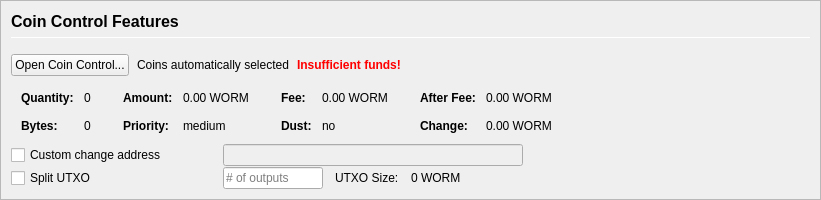
         <widget class="QFrame" name="frameCoinControl">
          <property name="sizePolicy">
           <sizepolicy hsizetype="Expanding" vsizetype="Expanding">
            <horstretch>0</horstretch>
            <verstretch>0</verstretch>
           </sizepolicy>
          </property>
          <property name="maximumSize">
           <size>
            <width>16777215</width>
            <height>16777215</height>
           </size>
          </property>
          <property name="frameShape">
           <enum>QFrame::StyledPanel</enum>
          </property>
          <property name="frameShadow">
           <enum>QFrame::Sunken</enum>
          </property>
          <layout class="QVBoxLayout" name="verticalLayoutCoinControl2">
           <property name="spacing">
            <number>0</number>
           </property>
           <property name="leftMargin">
            <number>0</number>
           </property>
           <property name="topMargin">
            <number>0</number>
           </property>
           <property name="rightMargin">
            <number>0</number>
           </property>
           <property name="bottomMargin">
            <number>0</number>
           </property>
           <item>
            <widget class="QFrame" name="frameCoinControl_BG">
             <layout class="QVBoxLayout" name="verticalLayoutCoinControl" stretch="0,0,0,0,0,0">
              <property name="spacing">
               <number>1</number>
              </property>
              <property name="leftMargin">
               <number>10</number>
              </property>
              <property name="topMargin">
               <number>10</number>
              </property>
              <item>
               <layout class="QHBoxLayout" name="horizontalLayoutCoinControl1">
                <property name="bottomMargin">
                 <number>15</number>
                </property>
                <item>
                 <layout class="QVBoxLayout" name="verticalLayout_3">
                  <property name="spacing">
                   <number>6</number>
                  </property>
                  <item>
                   <widget class="QLabel" name="labelCoinControlFeatures">
                    <property name="sizePolicy">
                     <sizepolicy hsizetype="Preferred" vsizetype="Maximum">
                      <horstretch>0</horstretch>
                      <verstretch>0</verstretch>
                     </sizepolicy>
                    </property>
                    <property name="minimumSize">
                     <size>
                      <width>0</width>
                      <height>20</height>
                     </size>
                    </property>
                    <property name="font">
                     <font>
                      <pointsize>12</pointsize>
                      <weight>75</weight>
                      <bold>true</bold>
                     </font>
                    </property>
                    <property name="styleSheet">
                     <string notr="true">font-weight:bold;</string>
                    </property>
                    <property name="text">
                     <string>Coin Control Features</string>
                    </property>
                   </widget>
                  </item>
                  <item>
                   <widget class="Line" name="line">
                    <property name="minimumSize">
                     <size>
                      <width>0</width>
                      <height>1</height>
                     </size>
                    </property>
                    <property name="maximumSize">
                     <size>
                      <width>16777215</width>
                      <height>1</height>
                     </size>
                    </property>
                    <property name="orientation">
                     <enum>Qt::Horizontal</enum>
                    </property>
                   </widget>
                  </item>
                 </layout>
                </item>
               </layout>
              </item>
              <item>
               <layout class="QHBoxLayout" name="horizontalLayoutCoinControl2" stretch="0,0,0,0">
                <property name="spacing">
                 <number>8</number>
                </property>
                <property name="bottomMargin">
                 <number>10</number>
                </property>
                <item>
                 <widget class="QPushButton" name="pushButtonCoinControl">
                  <property name="styleSheet">
                   <string notr="true"/>
                  </property>
                  <property name="text">
                   <string>Open Coin Control...</string>
                  </property>
                  <property name="autoDefault">
                   <bool>false</bool>
                  </property>
                 </widget>
                </item>
                <item>
                 <widget class="QLabel" name="labelCoinControlAutomaticallySelected">
                  <property name="text">
                   <string>Coins automatically selected</string>
                  </property>
                  <property name="margin">
                   <number>5</number>
                  </property>
                 </widget>
                </item>
                <item>
                 <widget class="QLabel" name="labelCoinControlInsuffFunds">
                  <property name="font">
                   <font>
                    <weight>75</weight>
                    <bold>true</bold>
                   </font>
                  </property>
                  <property name="styleSheet">
                   <string notr="true">color:red;font-weight:bold;</string>
                  </property>
                  <property name="text">
                   <string>Insufficient funds!</string>
                  </property>
                  <property name="margin">
                   <number>5</number>
                  </property>
                 </widget>
                </item>
                <item>
                 <spacer name="horizontalSpacerCoinControl">
                  <property name="orientation">
                   <enum>Qt::Horizontal</enum>
                  </property>
                  <property name="sizeHint" stdset="0">
                   <size>
                    <width>40</width>
                    <height>1</height>
                   </size>
                  </property>
                 </spacer>
                </item>
               </layout>
              </item>
              <item>
               <widget class="QWidget" name="widgetCoinControl" native="true">
                <property name="sizePolicy">
                 <sizepolicy hsizetype="Preferred" vsizetype="Preferred">
                  <horstretch>0</horstretch>
                  <verstretch>0</verstretch>
                 </sizepolicy>
                </property>
                <property name="minimumSize">
                 <size>
                  <width>0</width>
                  <height>0</height>
                 </size>
                </property>
                <property name="styleSheet">
                 <string notr="true"/>
                </property>
                <layout class="QHBoxLayout" name="horizontalLayoutCoinControl5">
                 <property name="leftMargin">
                  <number>0</number>
                 </property>
                 <property name="topMargin">
                  <number>0</number>
                 </property>
                 <property name="rightMargin">
                  <number>0</number>
                 </property>
                 <property name="bottomMargin">
                  <number>0</number>
                 </property>
                 <item>
                  <layout class="QHBoxLayout" name="horizontalLayoutCoinControl3" stretch="0,0,0,1">
                   <property name="spacing">
                    <number>20</number>
                   </property>
                   <property name="topMargin">
                    <number>0</number>
                   </property>
                   <property name="bottomMargin">
                    <number>10</number>
                   </property>
                   <item>
                    <layout class="QFormLayout" name="formLayoutCoinControl1">
                     <property name="horizontalSpacing">
                      <number>10</number>
                     </property>
                     <property name="verticalSpacing">
                      <number>14</number>
                     </property>
                     <property name="leftMargin">
                      <number>10</number>
                     </property>
                     <property name="topMargin">
                      <number>4</number>
                     </property>
                     <property name="rightMargin">
                      <number>6</number>
                     </property>
                     <item row="0" column="0">
                      <widget class="QLabel" name="labelCoinControlQuantityText">
                       <property name="font">
                        <font>
                         <weight>75</weight>
                         <bold>true</bold>
                        </font>
                       </property>
                       <property name="text">
                        <string>Quantity:</string>
                       </property>
                       <property name="margin">
                        <number>0</number>
                       </property>
                      </widget>
                     </item>
                     <item row="0" column="1">
                      <widget class="QLabel" name="labelCoinControlQuantity">
                       <property name="cursor">
                        <cursorShape>IBeamCursor</cursorShape>
                       </property>
                       <property name="contextMenuPolicy">
                        <enum>Qt::ActionsContextMenu</enum>
                       </property>
                       <property name="text">
                        <string notr="true">0</string>
                       </property>
                       <property name="margin">
                        <number>0</number>
                       </property>
                       <property name="textInteractionFlags">
                        <set>Qt::LinksAccessibleByMouse|Qt::TextSelectableByKeyboard|Qt::TextSelectableByMouse</set>
                       </property>
                      </widget>
                     </item>
                     <item row="1" column="0">
                      <widget class="QLabel" name="labelCoinControlBytesText">
                       <property name="font">
                        <font>
                         <weight>75</weight>
                         <bold>true</bold>
                        </font>
                       </property>
                       <property name="text">
                        <string>Bytes:</string>
                       </property>
                      </widget>
                     </item>
                     <item row="1" column="1">
                      <widget class="QLabel" name="labelCoinControlBytes">
                       <property name="cursor">
                        <cursorShape>IBeamCursor</cursorShape>
                       </property>
                       <property name="contextMenuPolicy">
                        <enum>Qt::ActionsContextMenu</enum>
                       </property>
                       <property name="text">
                        <string notr="true">0</string>
                       </property>
                       <property name="textInteractionFlags">
                        <set>Qt::LinksAccessibleByMouse|Qt::TextSelectableByKeyboard|Qt::TextSelectableByMouse</set>
                       </property>
                      </widget>
                     </item>
                    </layout>
                   </item>
                   <item>
                    <layout class="QFormLayout" name="formLayoutCoinControl2">
                     <property name="horizontalSpacing">
                      <number>10</number>
                     </property>
                     <property name="verticalSpacing">
                      <number>14</number>
                     </property>
                     <property name="leftMargin">
                      <number>6</number>
                     </property>
                     <property name="topMargin">
                      <number>4</number>
                     </property>
                     <property name="rightMargin">
                      <number>6</number>
                     </property>
                     <item row="0" column="0">
                      <widget class="QLabel" name="labelCoinControlAmountText">
                       <property name="font">
                        <font>
                         <weight>75</weight>
                         <bold>true</bold>
                        </font>
                       </property>
                       <property name="text">
                        <string>Amount:</string>
                       </property>
                       <property name="margin">
                        <number>0</number>
                       </property>
                      </widget>
                     </item>
                     <item row="0" column="1">
                      <widget class="QLabel" name="labelCoinControlAmount">
                       <property name="cursor">
                        <cursorShape>IBeamCursor</cursorShape>
                       </property>
                       <property name="contextMenuPolicy">
                        <enum>Qt::ActionsContextMenu</enum>
                       </property>
                       <property name="text">
                        <string notr="true">0.00 WORM</string>
                       </property>
                       <property name="textInteractionFlags">
                        <set>Qt::LinksAccessibleByMouse|Qt::TextSelectableByKeyboard|Qt::TextSelectableByMouse</set>
                       </property>
                      </widget>
                     </item>
                     <item row="1" column="0">
                      <widget class="QLabel" name="labelCoinControlPriorityText">
                       <property name="font">
                        <font>
                         <weight>75</weight>
                         <bold>true</bold>
                        </font>
                       </property>
                       <property name="text">
                        <string>Priority:</string>
                       </property>
                      </widget>
                     </item>
                     <item row="1" column="1">
                      <widget class="QLabel" name="labelCoinControlPriority">
                       <property name="cursor">
                        <cursorShape>IBeamCursor</cursorShape>
                       </property>
                       <property name="contextMenuPolicy">
                        <enum>Qt::ActionsContextMenu</enum>
                       </property>
                       <property name="text">
                        <string>medium</string>
                       </property>
                       <property name="textInteractionFlags">
                        <set>Qt::LinksAccessibleByMouse|Qt::TextSelectableByKeyboard|Qt::TextSelectableByMouse</set>
                       </property>
                      </widget>
                     </item>
                    </layout>
                   </item>
                   <item>
                    <layout class="QFormLayout" name="formLayoutCoinControl3">
                     <property name="horizontalSpacing">
                      <number>10</number>
                     </property>
                     <property name="verticalSpacing">
                      <number>14</number>
                     </property>
                     <property name="leftMargin">
                      <number>6</number>
                     </property>
                     <property name="topMargin">
                      <number>4</number>
                     </property>
                     <property name="rightMargin">
                      <number>6</number>
                     </property>
                     <item row="0" column="0">
                      <widget class="QLabel" name="labelCoinControlFeeText">
                       <property name="font">
                        <font>
                         <weight>75</weight>
                         <bold>true</bold>
                        </font>
                       </property>
                       <property name="text">
                        <string>Fee:</string>
                       </property>
                       <property name="margin">
                        <number>0</number>
                       </property>
                      </widget>
                     </item>
                     <item row="0" column="1">
                      <widget class="QLabel" name="labelCoinControlFee">
                       <property name="cursor">
                        <cursorShape>IBeamCursor</cursorShape>
                       </property>
                       <property name="contextMenuPolicy">
                        <enum>Qt::ActionsContextMenu</enum>
                       </property>
                       <property name="text">
                        <string notr="true">0.00 WORM</string>
                       </property>
                       <property name="textInteractionFlags">
                        <set>Qt::LinksAccessibleByMouse|Qt::TextSelectableByKeyboard|Qt::TextSelectableByMouse</set>
                       </property>
                      </widget>
                     </item>
                     <item row="1" column="0">
                      <widget class="QLabel" name="labelCoinControlLowOutputText">
                       <property name="font">
                        <font>
                         <weight>75</weight>
                         <bold>true</bold>
                        </font>
                       </property>
                       <property name="text">
                        <string>Dust:</string>
                       </property>
                      </widget>
                     </item>
                     <item row="1" column="1">
                      <widget class="QLabel" name="labelCoinControlLowOutput">
                       <property name="cursor">
                        <cursorShape>IBeamCursor</cursorShape>
                       </property>
                       <property name="contextMenuPolicy">
                        <enum>Qt::ActionsContextMenu</enum>
                       </property>
                       <property name="text">
                        <string>no</string>
                       </property>
                       <property name="textInteractionFlags">
                        <set>Qt::LinksAccessibleByMouse|Qt::TextSelectableByKeyboard|Qt::TextSelectableByMouse</set>
                       </property>
                      </widget>
                     </item>
                    </layout>
                   </item>
                   <item>
                    <layout class="QFormLayout" name="formLayoutCoinControl4">
                     <property name="horizontalSpacing">
                      <number>10</number>
                     </property>
                     <property name="verticalSpacing">
                      <number>14</number>
                     </property>
                     <property name="leftMargin">
                      <number>6</number>
                     </property>
                     <property name="topMargin">
                      <number>4</number>
                     </property>
                     <property name="rightMargin">
                      <number>6</number>
                     </property>
                     <item row="0" column="0">
                      <widget class="QLabel" name="labelCoinControlAfterFeeText">
                       <property name="font">
                        <font>
                         <weight>75</weight>
                         <bold>true</bold>
                        </font>
                       </property>
                       <property name="text">
                        <string>After Fee:</string>
                       </property>
                       <property name="margin">
                        <number>0</number>
                       </property>
                      </widget>
                     </item>
                     <item row="0" column="1">
                      <widget class="QLabel" name="labelCoinControlAfterFee">
                       <property name="cursor">
                        <cursorShape>IBeamCursor</cursorShape>
                       </property>
                       <property name="contextMenuPolicy">
                        <enum>Qt::ActionsContextMenu</enum>
                       </property>
                       <property name="text">
                        <string notr="true">0.00 WORM</string>
                       </property>
                       <property name="textInteractionFlags">
                        <set>Qt::LinksAccessibleByMouse|Qt::TextSelectableByKeyboard|Qt::TextSelectableByMouse</set>
                       </property>
                      </widget>
                     </item>
                     <item row="1" column="0">
                      <widget class="QLabel" name="labelCoinControlChangeText">
                       <property name="font">
                        <font>
                         <weight>75</weight>
                         <bold>true</bold>
                        </font>
                       </property>
                       <property name="text">
                        <string>Change:</string>
                       </property>
                      </widget>
                     </item>
                     <item row="1" column="1">
                      <widget class="QLabel" name="labelCoinControlChange">
                       <property name="cursor">
                        <cursorShape>IBeamCursor</cursorShape>
                       </property>
                       <property name="contextMenuPolicy">
                        <enum>Qt::ActionsContextMenu</enum>
                       </property>
                       <property name="text">
                        <string notr="true">0.00 WORM</string>
                       </property>
                       <property name="textInteractionFlags">
                        <set>Qt::LinksAccessibleByMouse|Qt::TextSelectableByKeyboard|Qt::TextSelectableByMouse</set>
                       </property>
                      </widget>
                     </item>
                    </layout>
                   </item>
                  </layout>
                 </item>
                </layout>
               </widget>
              </item>
              <item>
               <layout class="QHBoxLayout" name="horizontalLayoutCoinControl4">
                <property name="spacing">
                 <number>12</number>
                </property>
                <property name="sizeConstraint">
                 <enum>QLayout::SetDefaultConstraint</enum>
                </property>
                <property name="topMargin">
                 <number>0</number>
                </property>
                <property name="rightMargin">
                 <number>0</number>
                </property>
                <item>
                 <widget class="QCheckBox" name="checkBoxCoinControlChange">
                  <property name="sizePolicy">
                   <sizepolicy hsizetype="Preferred" vsizetype="Preferred">
                    <horstretch>0</horstretch>
                    <verstretch>0</verstretch>
                   </sizepolicy>
                  </property>
                  <property name="minimumSize">
                   <size>
                    <width>200</width>
                    <height>0</height>
                   </size>
                  </property>
                  <property name="maximumSize">
                   <size>
                    <width>200</width>
                    <height>16777215</height>
                   </size>
                  </property>
                  <property name="toolTip">
                   <string>If this is activated, but the change address is empty or invalid, change will be sent to a newly generated address.</string>
                  </property>
                  <property name="text">
                   <string>Custom change address</string>
                  </property>
                 </widget>
                </item>
                <item>
                 <widget class="QValidatedLineEdit" name="lineEditCoinControlChange">
                  <property name="enabled">
                   <bool>false</bool>
                  </property>
                  <property name="sizePolicy">
                   <sizepolicy hsizetype="Preferred" vsizetype="Preferred">
                    <horstretch>0</horstretch>
                    <verstretch>0</verstretch>
                   </sizepolicy>
                  </property>
                  <property name="minimumSize">
                   <size>
                    <width>300</width>
                    <height>0</height>
                   </size>
                  </property>
                 </widget>
                </item>
                <item>
                 <widget class="QLabel" name="labelCoinControlChangeLabel">
                  <property name="sizePolicy">
                   <sizepolicy hsizetype="Preferred" vsizetype="Preferred">
                    <horstretch>0</horstretch>
                    <verstretch>0</verstretch>
                   </sizepolicy>
                  </property>
                  <property name="minimumSize">
                   <size>
                    <width>100</width>
                    <height>0</height>
                   </size>
                  </property>
                  <property name="text">
                   <string/>
                  </property>
                  <property name="margin">
                   <number>3</number>
                  </property>
                 </widget>
                </item>
               </layout>
              </item>
              <item>
               <layout class="QHBoxLayout" name="horizontalLayoutCoinControl6">
                <property name="spacing">
                 <number>12</number>
                </property>
                <property name="rightMargin">
                 <number>0</number>
                </property>
                <item>
                 <widget class="QCheckBox" name="splitBlockCheckBox">
                  <property name="sizePolicy">
                   <sizepolicy hsizetype="Preferred" vsizetype="Preferred">
                    <horstretch>0</horstretch>
                    <verstretch>0</verstretch>
                   </sizepolicy>
                  </property>
                  <property name="minimumSize">
                   <size>
                    <width>200</width>
                    <height>0</height>
                   </size>
                  </property>
                  <property name="maximumSize">
                   <size>
                    <width>200</width>
                    <height>16777215</height>
                   </size>
                  </property>
                  <property name="text">
                   <string>Split UTXO</string>
                  </property>
                 </widget>
                </item>
                <item>
                 <widget class="QLineEdit" name="splitBlockLineEdit">
                  <property name="sizePolicy">
                   <sizepolicy hsizetype="Preferred" vsizetype="Preferred">
                    <horstretch>50</horstretch>
                    <verstretch>0</verstretch>
                   </sizepolicy>
                  </property>
                  <property name="minimumSize">
                   <size>
                    <width>100</width>
                    <height>0</height>
                   </size>
                  </property>
                  <property name="maximumSize">
                   <size>
                    <width>100</width>
                    <height>16777215</height>
                   </size>
                  </property>
                  <property name="placeholderText">
                   <string># of outputs</string>
                  </property>
                 </widget>
                </item>
                <item>
                 <widget class="QLabel" name="labelBlockSizeText">
                  <property name="text">
                   <string>UTXO Size:</string>
                  </property>
                 </widget>
                </item>
                <item>
                 <widget class="QLabel" name="labelBlockSize">
                  <property name="text">
                   <string>0 WORM</string>
                  </property>
                 </widget>
                </item>
                <item>
                 <spacer name="horizontalSpacer_7">
                  <property name="orientation">
                   <enum>Qt::Horizontal</enum>
                  </property>
                  <property name="sizeHint" stdset="0">
                   <size>
                    <width>40</width>
                    <height>20</height>
                   </size>
                  </property>
                 </spacer>
                </item>
               </layout>
              </item>
              <item>
               <spacer name="verticalSpacerCoinControl">
                <property name="orientation">
                 <enum>Qt::Vertical</enum>
                </property>
                <property name="sizeHint" stdset="0">
                 <size>
                  <width>800</width>
                  <height>1</height>
                 </size>
                </property>
               </spacer>
              </item>
             </layout>
            </widget>
           </item>
          </layout>
         </widget>
